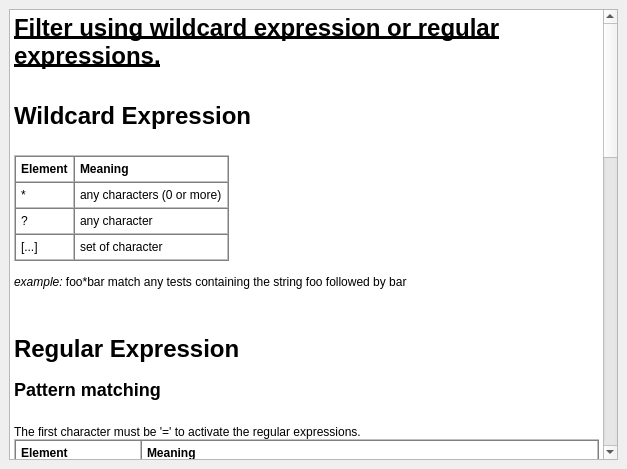
<ui version="4.0" >
 <class>WExpressionHelpUI</class>
 <widget class="QDialog" name="WExpressionHelpUI" >
  <property name="geometry" >
   <rect>
    <x>0</x>
    <y>0</y>
    <width>627</width>
    <height>469</height>
   </rect>
  </property>
  <property name="windowTitle" >
   <string>Filter Expression Help</string>
  </property>
  <layout class="QGridLayout" >
   <property name="leftMargin" >
    <number>9</number>
   </property>
   <property name="topMargin" >
    <number>9</number>
   </property>
   <property name="rightMargin" >
    <number>9</number>
   </property>
   <property name="bottomMargin" >
    <number>9</number>
   </property>
   <property name="horizontalSpacing" >
    <number>6</number>
   </property>
   <property name="verticalSpacing" >
    <number>6</number>
   </property>
   <item row="0" column="0" >
    <widget class="QTextEdit" name="textEdit" >
     <property name="html" >
      <string>&lt;html>&lt;head>&lt;meta name="qrichtext" content="1" />&lt;style type="text/css">
p, li { white-space: pre-wrap; }
&lt;/style>&lt;/head>&lt;body style=" font-family:'Helvetica'; font-size:14pt; font-weight:400; font-style:normal;">
&lt;p style=" margin-top:0px; margin-bottom:0px; margin-left:0px; margin-right:0px; -qt-block-indent:0; text-indent:0px; font-family:'Sans Serif'; font-size:9pt;">&lt;span style=" font-size:18pt; font-weight:600; text-decoration: underline;">Filter using wildcard expression or regular expressions.&lt;/span>&lt;span style=" font-size:13pt; font-weight:600;">&lt;br />&lt;/span>&lt;/p>
&lt;h1>Wildcard Expression&lt;/h1>
&lt;p style=" margin-top:0px; margin-bottom:0px; margin-left:0px; margin-right:0px; -qt-block-indent:0; text-indent:0px; font-family:'MS Shell Dlg 2'; font-size:8pt;">      &lt;/p>
&lt;table border="1" style=" margin-top:0px; margin-bottom:0px; margin-left:0px; margin-right:0px;" cellspacing="0" cellpadding="5">&lt;thead>
&lt;tr>
&lt;td>
&lt;p style=" margin-top:0px; margin-bottom:0px; margin-left:0px; margin-right:0px; -qt-block-indent:0; text-indent:0px; font-family:'Sans Serif'; font-size:9pt; font-weight:600;">Element&lt;/p>&lt;/td>
&lt;td>
&lt;p style=" margin-top:0px; margin-bottom:0px; margin-left:0px; margin-right:0px; -qt-block-indent:0; text-indent:0px; font-family:'Sans Serif'; font-size:9pt; font-weight:600;">Meaning&lt;/p>&lt;/td>&lt;/tr>&lt;/thead>
&lt;tr>
&lt;td>
&lt;p style=" margin-top:0px; margin-bottom:0px; margin-left:0px; margin-right:0px; -qt-block-indent:0; text-indent:0px; font-family:'Sans Serif'; font-size:9pt;">*&lt;/p>&lt;/td>
&lt;td>
&lt;p style=" margin-top:0px; margin-bottom:0px; margin-left:0px; margin-right:0px; -qt-block-indent:0; text-indent:0px; font-family:'Sans Serif'; font-size:9pt;">any characters (0 or more)&lt;/p>&lt;/td>&lt;/tr>
&lt;tr>
&lt;td>
&lt;p style=" margin-top:0px; margin-bottom:0px; margin-left:0px; margin-right:0px; -qt-block-indent:0; text-indent:0px; font-family:'Sans Serif'; font-size:9pt;">?&lt;/p>&lt;/td>
&lt;td>
&lt;p style=" margin-top:0px; margin-bottom:0px; margin-left:0px; margin-right:0px; -qt-block-indent:0; text-indent:0px; font-family:'Sans Serif'; font-size:9pt;">any character&lt;/p>&lt;/td>&lt;/tr>
&lt;tr>
&lt;td>
&lt;p style=" margin-top:0px; margin-bottom:0px; margin-left:0px; margin-right:0px; -qt-block-indent:0; text-indent:0px; font-family:'Sans Serif'; font-size:9pt;">[...]&lt;/p>&lt;/td>
&lt;td>
&lt;p style=" margin-top:0px; margin-bottom:0px; margin-left:0px; margin-right:0px; -qt-block-indent:0; text-indent:0px; font-family:'Sans Serif'; font-size:9pt;">set of character&lt;/p>&lt;/td>&lt;/tr>&lt;/table>
&lt;p style=" margin-top:0px; margin-bottom:0px; margin-left:0px; margin-right:0px; -qt-block-indent:0; text-indent:0px; font-family:'Sans Serif'; font-size:9pt;">&lt;br />&lt;span style=" font-style:italic;">example:&lt;/span> &lt;span style=" font-family:'Courier New,courier';">foo*bar&lt;/span> match any tests containing the string &lt;span style=" font-family:'Courier New,courier';">foo&lt;/span> followed by &lt;span style=" font-family:'Courier New,courier';">bar&lt;/span> &lt;/p>
&lt;p style=" margin-top:0px; margin-bottom:0px; margin-left:0px; margin-right:0px; -qt-block-indent:0; text-indent:0px; font-family:'Sans Serif'; font-size:9pt;">&lt;br />&lt;/p>
&lt;h1>Regular Expression&lt;/h1>
&lt;h2>Pattern matching&lt;/h2>
&lt;p style=" margin-top:0px; margin-bottom:0px; margin-left:0px; margin-right:0px; -qt-block-indent:0; text-indent:0px; font-family:'MS Shell Dlg 2'; font-size:8pt;">      &lt;/p>
&lt;p style=" margin-top:0px; margin-bottom:0px; margin-left:0px; margin-right:0px; -qt-block-indent:0; text-indent:0px; font-family:'Sans Serif'; font-size:9pt;">The first character must be '&lt;span style=" font-family:'Courier New,courier';">=&lt;/span>' to activate the regular expressions. &lt;/p>
&lt;table border="1" style=" margin-top:0px; margin-bottom:0px; margin-left:0px; margin-right:0px;" cellspacing="0" cellpadding="5">&lt;thead>
&lt;tr>
&lt;td>
&lt;p style=" margin-top:0px; margin-bottom:0px; margin-left:0px; margin-right:0px; -qt-block-indent:0; text-indent:0px; font-family:'Sans Serif'; font-size:9pt; font-weight:600;">Element&lt;/p>&lt;/td>
&lt;td>
&lt;p style=" margin-top:0px; margin-bottom:0px; margin-left:0px; margin-right:0px; -qt-block-indent:0; text-indent:0px; font-family:'Sans Serif'; font-size:9pt; font-weight:600;">Meaning&lt;/p>&lt;/td>&lt;/tr>&lt;/thead>
&lt;tr>
&lt;td>
&lt;p style=" margin-top:0px; margin-bottom:0px; margin-left:0px; margin-right:0px; -qt-block-indent:0; text-indent:0px; font-family:'Sans Serif'; font-size:9pt;">&lt;span style=" font-family:'Courier New,courier';">c&lt;/span>&lt;/p>&lt;/td>
&lt;td>
&lt;p style=" margin-top:0px; margin-bottom:0px; margin-left:0px; margin-right:0px; -qt-block-indent:0; text-indent:0px; font-family:'Sans Serif'; font-size:9pt;">Any character represents itself unless it has a special regexp meaning. Thus &lt;span style=" font-family:'Courier New,courier';">c&lt;/span> matches the character &lt;span style=" font-style:italic;">c&lt;/span>.&lt;/p>&lt;/td>&lt;/tr>
&lt;tr>
&lt;td>
&lt;p style=" margin-top:0px; margin-bottom:0px; margin-left:0px; margin-right:0px; -qt-block-indent:0; text-indent:0px; font-family:'Sans Serif'; font-size:9pt;">&lt;span style=" font-family:'Courier New,courier';">\c&lt;/span>&lt;/p>&lt;/td>
&lt;td>
&lt;p style=" margin-top:0px; margin-bottom:0px; margin-left:0px; margin-right:0px; -qt-block-indent:0; text-indent:0px; font-family:'Sans Serif'; font-size:9pt;">A character that follows a backslash matches the character itself except where mentioned below. For example if you wished to match a literal caret at the beginning of a string you would write &lt;span style=" font-family:'Courier New,courier';">^&lt;/span>.&lt;/p>&lt;/td>&lt;/tr>
&lt;tr>
&lt;td>
&lt;p style=" margin-top:0px; margin-bottom:0px; margin-left:0px; margin-right:0px; -qt-block-indent:0; text-indent:0px; font-family:'Sans Serif'; font-size:9pt;">&lt;span style=" font-family:'Courier New,courier';">\a&lt;/span>&lt;/p>&lt;/td>
&lt;td>
&lt;p style=" margin-top:0px; margin-bottom:0px; margin-left:0px; margin-right:0px; -qt-block-indent:0; text-indent:0px; font-family:'Sans Serif'; font-size:9pt;">This matches the ASCII bell character (BEL, 0x07).&lt;/p>&lt;/td>&lt;/tr>
&lt;tr>
&lt;td>
&lt;p style=" margin-top:0px; margin-bottom:0px; margin-left:0px; margin-right:0px; -qt-block-indent:0; text-indent:0px; font-family:'Sans Serif'; font-size:9pt;">&lt;span style=" font-family:'Courier New,courier';">\f&lt;/span>&lt;/p>&lt;/td>
&lt;td>
&lt;p style=" margin-top:0px; margin-bottom:0px; margin-left:0px; margin-right:0px; -qt-block-indent:0; text-indent:0px; font-family:'Sans Serif'; font-size:9pt;">This matches the ASCII form feed character (FF, 0x0C).&lt;/p>&lt;/td>&lt;/tr>
&lt;tr>
&lt;td>
&lt;p style=" margin-top:0px; margin-bottom:0px; margin-left:0px; margin-right:0px; -qt-block-indent:0; text-indent:0px; font-family:'Sans Serif'; font-size:9pt;">&lt;span style=" font-family:'Courier New,courier';">\n&lt;/span>&lt;/p>&lt;/td>
&lt;td>
&lt;p style=" margin-top:0px; margin-bottom:0px; margin-left:0px; margin-right:0px; -qt-block-indent:0; text-indent:0px; font-family:'Sans Serif'; font-size:9pt;">This matches the ASCII line feed character (LF, 0x0A, Unix newline).&lt;/p>&lt;/td>&lt;/tr>
&lt;tr>
&lt;td>
&lt;p style=" margin-top:0px; margin-bottom:0px; margin-left:0px; margin-right:0px; -qt-block-indent:0; text-indent:0px; font-family:'Sans Serif'; font-size:9pt;">&lt;span style=" font-family:'Courier New,courier';">\r&lt;/span>&lt;/p>&lt;/td>
&lt;td>
&lt;p style=" margin-top:0px; margin-bottom:0px; margin-left:0px; margin-right:0px; -qt-block-indent:0; text-indent:0px; font-family:'Sans Serif'; font-size:9pt;">This matches the ASCII carriage return character (CR, 0x0D).&lt;/p>&lt;/td>&lt;/tr>
&lt;tr>
&lt;td>
&lt;p style=" margin-top:0px; margin-bottom:0px; margin-left:0px; margin-right:0px; -qt-block-indent:0; text-indent:0px; font-family:'Sans Serif'; font-size:9pt;">&lt;span style=" font-family:'Courier New,courier';">\t&lt;/span>&lt;/p>&lt;/td>
&lt;td>
&lt;p style=" margin-top:0px; margin-bottom:0px; margin-left:0px; margin-right:0px; -qt-block-indent:0; text-indent:0px; font-family:'Sans Serif'; font-size:9pt;">This matches the ASCII horizontal tab character (HT, 0x09).&lt;/p>&lt;/td>&lt;/tr>
&lt;tr>
&lt;td>
&lt;p style=" margin-top:0px; margin-bottom:0px; margin-left:0px; margin-right:0px; -qt-block-indent:0; text-indent:0px; font-family:'Sans Serif'; font-size:9pt;">&lt;span style=" font-family:'Courier New,courier';">\v&lt;/span>&lt;/p>&lt;/td>
&lt;td>
&lt;p style=" margin-top:0px; margin-bottom:0px; margin-left:0px; margin-right:0px; -qt-block-indent:0; text-indent:0px; font-family:'Sans Serif'; font-size:9pt;">This matches the ASCII vertical tab character (VT, 0x0B).&lt;/p>&lt;/td>&lt;/tr>
&lt;tr>
&lt;td>
&lt;p style=" margin-top:0px; margin-bottom:0px; margin-left:0px; margin-right:0px; -qt-block-indent:0; text-indent:0px; font-family:'Sans Serif'; font-size:9pt;">&lt;span style=" font-family:'Courier New,courier';">\x&lt;/span>&lt;span style=" font-family:'Courier New,courier'; font-style:italic;">hhhh&lt;/span>&lt;/p>&lt;/td>
&lt;td>
&lt;p style=" margin-top:0px; margin-bottom:0px; margin-left:0px; margin-right:0px; -qt-block-indent:0; text-indent:0px; font-family:'Sans Serif'; font-size:9pt;">This matches the Unicode character corresponding to the hexadecimal number &lt;span style=" font-style:italic;">hhhh&lt;/span> (between 0x0000 and 0xFFFF).&lt;/p>&lt;/td>&lt;/tr>
&lt;tr>
&lt;td>
&lt;p style=" margin-top:0px; margin-bottom:0px; margin-left:0px; margin-right:0px; -qt-block-indent:0; text-indent:0px; font-family:'Sans Serif'; font-size:9pt;">&lt;span style=" font-family:'Courier New,courier';">\0&lt;/span>&lt;span style=" font-family:'Courier New,courier'; font-style:italic;">ooo&lt;/span> (i.e., \zero &lt;span style=" font-style:italic;">ooo&lt;/span>)&lt;/p>&lt;/td>
&lt;td>
&lt;p style=" margin-top:0px; margin-bottom:0px; margin-left:0px; margin-right:0px; -qt-block-indent:0; text-indent:0px; font-family:'Sans Serif'; font-size:9pt;">matches the ASCII/Latin1 character corresponding to the octal number &lt;span style=" font-style:italic;">ooo&lt;/span> (between 0 and 0377).&lt;/p>&lt;/td>&lt;/tr>
&lt;tr>
&lt;td>
&lt;p style=" margin-top:0px; margin-bottom:0px; margin-left:0px; margin-right:0px; -qt-block-indent:0; text-indent:0px; font-family:'Sans Serif'; font-size:9pt;">&lt;span style=" font-family:'Courier New,courier';">. (dot)&lt;/span>&lt;/p>&lt;/td>
&lt;td>
&lt;p style=" margin-top:0px; margin-bottom:0px; margin-left:0px; margin-right:0px; -qt-block-indent:0; text-indent:0px; font-family:'Sans Serif'; font-size:9pt;">This matches any character (including newline).&lt;/p>&lt;/td>&lt;/tr>
&lt;tr>
&lt;td>
&lt;p style=" margin-top:0px; margin-bottom:0px; margin-left:0px; margin-right:0px; -qt-block-indent:0; text-indent:0px; font-family:'Sans Serif'; font-size:9pt;">&lt;span style=" font-family:'Courier New,courier';">\d&lt;/span>&lt;/p>&lt;/td>
&lt;td>
&lt;p style=" margin-top:0px; margin-bottom:0px; margin-left:0px; margin-right:0px; -qt-block-indent:0; text-indent:0px; font-family:'Sans Serif'; font-size:9pt;">This matches a digit.&lt;/p>&lt;/td>&lt;/tr>
&lt;tr>
&lt;td>
&lt;p style=" margin-top:0px; margin-bottom:0px; margin-left:0px; margin-right:0px; -qt-block-indent:0; text-indent:0px; font-family:'Sans Serif'; font-size:9pt;">&lt;span style=" font-family:'Courier New,courier';">\D&lt;/span>&lt;/p>&lt;/td>
&lt;td>
&lt;p style=" margin-top:0px; margin-bottom:0px; margin-left:0px; margin-right:0px; -qt-block-indent:0; text-indent:0px; font-family:'Sans Serif'; font-size:9pt;">This matches a non-digit.&lt;/p>&lt;/td>&lt;/tr>
&lt;tr>
&lt;td>
&lt;p style=" margin-top:0px; margin-bottom:0px; margin-left:0px; margin-right:0px; -qt-block-indent:0; text-indent:0px; font-family:'Sans Serif'; font-size:9pt;">&lt;span style=" font-family:'Courier New,courier';">\s&lt;/span>&lt;/p>&lt;/td>
&lt;td>
&lt;p style=" margin-top:0px; margin-bottom:0px; margin-left:0px; margin-right:0px; -qt-block-indent:0; text-indent:0px; font-family:'Sans Serif'; font-size:9pt;">This matches a whitespace.&lt;/p>&lt;/td>&lt;/tr>
&lt;tr>
&lt;td>
&lt;p style=" margin-top:0px; margin-bottom:0px; margin-left:0px; margin-right:0px; -qt-block-indent:0; text-indent:0px; font-family:'Sans Serif'; font-size:9pt;">&lt;span style=" font-family:'Courier New,courier';">\S&lt;/span>&lt;/p>&lt;/td>
&lt;td>
&lt;p style=" margin-top:0px; margin-bottom:0px; margin-left:0px; margin-right:0px; -qt-block-indent:0; text-indent:0px; font-family:'Sans Serif'; font-size:9pt;">This matches a non-whitespace.&lt;/p>&lt;/td>&lt;/tr>
&lt;tr>
&lt;td>
&lt;p style=" margin-top:0px; margin-bottom:0px; margin-left:0px; margin-right:0px; -qt-block-indent:0; text-indent:0px; font-family:'Sans Serif'; font-size:9pt;">&lt;span style=" font-family:'Courier New,courier';">\w&lt;/span>&lt;/p>&lt;/td>
&lt;td>
&lt;p style=" margin-top:0px; margin-bottom:0px; margin-left:0px; margin-right:0px; -qt-block-indent:0; text-indent:0px; font-family:'Sans Serif'; font-size:9pt;">This matches a word character.&lt;/p>&lt;/td>&lt;/tr>
&lt;tr>
&lt;td>
&lt;p style=" margin-top:0px; margin-bottom:0px; margin-left:0px; margin-right:0px; -qt-block-indent:0; text-indent:0px; font-family:'Sans Serif'; font-size:9pt;">&lt;span style=" font-family:'Courier New,courier';">\W&lt;/span>&lt;/p>&lt;/td>
&lt;td>
&lt;p style=" margin-top:0px; margin-bottom:0px; margin-left:0px; margin-right:0px; -qt-block-indent:0; text-indent:0px; font-family:'Sans Serif'; font-size:9pt;">This matches a non-word character.&lt;/p>&lt;/td>&lt;/tr>
&lt;tr>
&lt;td>
&lt;p style=" margin-top:0px; margin-bottom:0px; margin-left:0px; margin-right:0px; -qt-block-indent:0; text-indent:0px; font-family:'Sans Serif'; font-size:9pt;">&lt;span style=" font-family:'Courier New,courier';">^&lt;/span>&lt;/p>&lt;/td>
&lt;td>
&lt;p style=" margin-top:0px; margin-bottom:0px; margin-left:0px; margin-right:0px; -qt-block-indent:0; text-indent:0px; font-family:'Sans Serif'; font-size:9pt;">The caret negates the character set if it occurs as the first character, i.e. immediately after the opening square bracket. For example, &lt;span style=" font-family:'Courier New,courier';">[abc]&lt;/span> matches 'a' or 'b' or 'c', but &lt;span style=" font-family:'Courier New,courier';">[^abc]&lt;/span> matches anything &lt;span style=" font-style:italic;">except&lt;/span> 'a' or 'b' or 'c'.&lt;/p>&lt;/td>&lt;/tr>
&lt;tr>
&lt;td>
&lt;p style=" margin-top:0px; margin-bottom:0px; margin-left:0px; margin-right:0px; -qt-block-indent:0; text-indent:0px; font-family:'Sans Serif'; font-size:9pt;">&lt;span style=" font-family:'Courier New,courier';">-&lt;/span>&lt;/p>&lt;/td>
&lt;td>
&lt;p style=" margin-top:0px; margin-bottom:0px; margin-left:0px; margin-right:0px; -qt-block-indent:0; text-indent:0px; font-family:'Sans Serif'; font-size:9pt;">The dash is used to indicate a range of characters, for example &lt;span style=" font-family:'Courier New,courier';">[W-Z]&lt;/span> matches 'W' or 'X' or 'Y' or 'Z'.&lt;/p>&lt;/td>&lt;/tr>
&lt;tr>
&lt;td>
&lt;p style=" margin-top:0px; margin-bottom:0px; margin-left:0px; margin-right:0px; -qt-block-indent:0; text-indent:0px; font-family:'Sans Serif'; font-size:9pt;">&lt;span style=" font-family:'Courier New,courier'; font-style:italic;">E&lt;/span>&lt;span style=" font-family:'Courier New,courier';">?&lt;/span>&lt;/p>&lt;/td>
&lt;td>
&lt;p style=" margin-top:0px; margin-bottom:0px; margin-left:0px; margin-right:0px; -qt-block-indent:0; text-indent:0px; font-family:'Sans Serif'; font-size:9pt;">Matches zero or one occurrence of &lt;span style=" font-style:italic;">E&lt;/span>. This quantifier means "the previous expression is optional" since it will match whether or not the expression occurs in the string. It is the same as &lt;span style=" font-family:'Courier New,courier'; font-style:italic;">E&lt;/span>&lt;span style=" font-family:'Courier New,courier';">{0,1}&lt;/span>. For example &lt;span style=" font-family:'Courier New,courier';">dents?&lt;/span> will match 'dent' and 'dents'.&lt;/p>&lt;/td>&lt;/tr>
&lt;tr>
&lt;td>
&lt;p style=" margin-top:0px; margin-bottom:0px; margin-left:0px; margin-right:0px; -qt-block-indent:0; text-indent:0px; font-family:'Sans Serif'; font-size:9pt;">&lt;span style=" font-family:'Courier New,courier'; font-style:italic;">E&lt;/span>&lt;span style=" font-family:'Courier New,courier';">+&lt;/span>&lt;/p>&lt;/td>
&lt;td>
&lt;p style=" margin-top:0px; margin-bottom:0px; margin-left:0px; margin-right:0px; -qt-block-indent:0; text-indent:0px; font-family:'Sans Serif'; font-size:9pt;">Matches one or more occurrences of &lt;span style=" font-style:italic;">E&lt;/span>. This is the same as &lt;span style=" font-family:'Courier New,courier'; font-style:italic;">E&lt;/span>&lt;span style=" font-family:'Courier New,courier';">{1,}&lt;/span>. For example, &lt;span style=" font-family:'Courier New,courier';">0+&lt;/span> will match '0', '00', '000', etc.&lt;/p>&lt;/td>&lt;/tr>
&lt;tr>
&lt;td>
&lt;p style=" margin-top:0px; margin-bottom:0px; margin-left:0px; margin-right:0px; -qt-block-indent:0; text-indent:0px; font-family:'Sans Serif'; font-size:9pt;">&lt;span style=" font-family:'Courier New,courier'; font-style:italic;">E&lt;/span>&lt;span style=" font-family:'Courier New,courier';">*&lt;/span>&lt;/p>&lt;/td>
&lt;td>
&lt;p style=" margin-top:0px; margin-bottom:0px; margin-left:0px; margin-right:0px; -qt-block-indent:0; text-indent:0px; font-family:'Sans Serif'; font-size:9pt;">Matches zero or more occurrences of &lt;span style=" font-style:italic;">E&lt;/span>. This is the same as &lt;span style=" font-family:'Courier New,courier'; font-style:italic;">E&lt;/span>&lt;span style=" font-family:'Courier New,courier';">{0,}&lt;/span>. The &lt;span style=" font-family:'Courier New,courier';">*&lt;/span> quantifier is often used by a mistake. Since it matches &lt;span style=" font-style:italic;">zero&lt;/span> or more occurrences it will match no occurrences at all. For example if we want to match strings that end in whitespace and use the regexp &lt;span style=" font-family:'Courier New,courier';">\s*$&lt;/span> we would get a match on every string. This is because we have said find zero or more whitespace followed by the end of string, so even strings that don't end in whitespace will match. The regexp we want in this case is &lt;span style=" font-family:'Courier New,courier';">\s+$&lt;/span> to match strings that have at least one whitespace at the end.&lt;/p>&lt;/td>&lt;/tr>
&lt;tr>
&lt;td>
&lt;p style=" margin-top:0px; margin-bottom:0px; margin-left:0px; margin-right:0px; -qt-block-indent:0; text-indent:0px; font-family:'Sans Serif'; font-size:9pt;">&lt;span style=" font-family:'Courier New,courier'; font-style:italic;">E&lt;/span>&lt;span style=" font-family:'Courier New,courier';">{n}&lt;/span>&lt;/p>&lt;/td>
&lt;td>
&lt;p style=" margin-top:0px; margin-bottom:0px; margin-left:0px; margin-right:0px; -qt-block-indent:0; text-indent:0px; font-family:'Sans Serif'; font-size:9pt;">Matches exactly &lt;span style=" font-style:italic;">n&lt;/span> occurrences of the expression. This is the same as repeating the expression &lt;span style=" font-style:italic;">n&lt;/span> times. For example, &lt;span style=" font-family:'Courier New,courier';">x{5}&lt;/span> is the same as &lt;span style=" font-family:'Courier New,courier';">xxxxx&lt;/span>. It is also the same as &lt;span style=" font-family:'Courier New,courier'; font-style:italic;">E&lt;/span>&lt;span style=" font-family:'Courier New,courier';">{n,n}&lt;/span>, e.g. &lt;span style=" font-family:'Courier New,courier';">x{5,5}&lt;/span>.&lt;/p>&lt;/td>&lt;/tr>
&lt;tr>
&lt;td>
&lt;p style=" margin-top:0px; margin-bottom:0px; margin-left:0px; margin-right:0px; -qt-block-indent:0; text-indent:0px; font-family:'Sans Serif'; font-size:9pt;">&lt;span style=" font-family:'Courier New,courier'; font-style:italic;">E&lt;/span>&lt;span style=" font-family:'Courier New,courier';">{n,}&lt;/span>&lt;/p>&lt;/td>
&lt;td>
&lt;p style=" margin-top:0px; margin-bottom:0px; margin-left:0px; margin-right:0px; -qt-block-indent:0; text-indent:0px; font-family:'Sans Serif'; font-size:9pt;">Matches at least &lt;span style=" font-style:italic;">n&lt;/span> occurrences of the expression.&lt;/p>&lt;/td>&lt;/tr>
&lt;tr>
&lt;td>
&lt;p style=" margin-top:0px; margin-bottom:0px; margin-left:0px; margin-right:0px; -qt-block-indent:0; text-indent:0px; font-family:'Sans Serif'; font-size:9pt;">&lt;span style=" font-family:'Courier New,courier'; font-style:italic;">E&lt;/span>&lt;span style=" font-family:'Courier New,courier';">{,m}&lt;/span>&lt;/p>&lt;/td>
&lt;td>
&lt;p style=" margin-top:0px; margin-bottom:0px; margin-left:0px; margin-right:0px; -qt-block-indent:0; text-indent:0px; font-family:'Sans Serif'; font-size:9pt;">Matches at most &lt;span style=" font-style:italic;">m&lt;/span> occurrences of the expression. This is the same as &lt;span style=" font-family:'Courier New,courier'; font-style:italic;">E&lt;/span>&lt;span style=" font-family:'Courier New,courier';">{0,m}&lt;/span>.&lt;/p>&lt;/td>&lt;/tr>
&lt;tr>
&lt;td>
&lt;p style=" margin-top:0px; margin-bottom:0px; margin-left:0px; margin-right:0px; -qt-block-indent:0; text-indent:0px; font-family:'Sans Serif'; font-size:9pt;">&lt;span style=" font-family:'Courier New,courier'; font-style:italic;">E&lt;/span>&lt;span style=" font-family:'Courier New,courier';">{n,m}&lt;/span>&lt;/p>&lt;/td>
&lt;td>
&lt;p style=" margin-top:0px; margin-bottom:0px; margin-left:0px; margin-right:0px; -qt-block-indent:0; text-indent:0px; font-family:'Sans Serif'; font-size:9pt;">Matches at least &lt;span style=" font-style:italic;">n&lt;/span> occurrences of the expression and at most &lt;span style=" font-style:italic;">m&lt;/span> occurrences of the expression.&lt;/p>&lt;/td>&lt;/tr>
&lt;tr>
&lt;td>
&lt;p style=" margin-top:0px; margin-bottom:0px; margin-left:0px; margin-right:0px; -qt-block-indent:0; text-indent:0px; font-family:'Sans Serif'; font-size:9pt;">&lt;span style=" font-family:'Courier New,courier';">()&lt;/span>&lt;/p>&lt;/td>
&lt;td>
&lt;p style=" margin-top:0px; margin-bottom:0px; margin-left:0px; margin-right:0px; -qt-block-indent:0; text-indent:0px; font-family:'Sans Serif'; font-size:9pt;">Permits to group expressions into sub-expressions.&lt;/p>&lt;/td>&lt;/tr>
&lt;tr>
&lt;td>
&lt;p style=" margin-top:0px; margin-bottom:0px; margin-left:0px; margin-right:0px; -qt-block-indent:0; text-indent:0px; font-family:'Sans Serif'; font-size:9pt;">&lt;span style=" font-family:'Courier New,courier'; font-style:italic;">|&lt;/span>&lt;/p>&lt;/td>
&lt;td>
&lt;p style=" margin-top:0px; margin-bottom:0px; margin-left:0px; margin-right:0px; -qt-block-indent:0; text-indent:0px; font-family:'Sans Serif'; font-size:9pt;">Alternative. &lt;/p>
&lt;p style=" margin-top:0px; margin-bottom:0px; margin-left:0px; margin-right:0px; -qt-block-indent:0; text-indent:0px; font-family:'Sans Serif'; font-size:9pt;">Example: &lt;span style=" font-family:'Courier New,courier';">aaa|bbb&lt;/span> matches the string &lt;span style=" font-family:'Courier New,courier';">aaa&lt;/span> or &lt;span style=" font-family:'Courier New,courier';">bbb.&lt;/span>&lt;/p>&lt;/td>&lt;/tr>&lt;/table>
&lt;p style=" margin-top:0px; margin-bottom:0px; margin-left:0px; margin-right:0px; -qt-block-indent:0; text-indent:0px; font-family:'Sans Serif'; font-size:9pt;"> &lt;/p>
&lt;h2>String substitution&lt;/h2>
&lt;p style="-qt-paragraph-type:empty; margin-top:0px; margin-bottom:0px; margin-left:0px; margin-right:0px; -qt-block-indent:0; text-indent:0px; font-family:'Sans Serif'; font-size:9pt;">&lt;/p>
&lt;table border="1" style=" margin-top:0px; margin-bottom:0px; margin-left:0px; margin-right:0px;" cellspacing="0" cellpadding="5">&lt;thead>
&lt;tr>
&lt;td>
&lt;p style=" margin-top:0px; margin-bottom:0px; margin-left:0px; margin-right:0px; -qt-block-indent:0; text-indent:0px; font-family:'Sans Serif'; font-size:9pt; font-weight:600;">Element&lt;/p>&lt;/td>
&lt;td>
&lt;p style=" margin-top:0px; margin-bottom:0px; margin-left:0px; margin-right:0px; -qt-block-indent:0; text-indent:0px; font-family:'Sans Serif'; font-size:9pt; font-weight:600;">Meaning&lt;/p>&lt;/td>&lt;/tr>&lt;/thead>
&lt;tr>
&lt;td>
&lt;p style=" margin-top:0px; margin-bottom:0px; margin-left:0px; margin-right:0px; -qt-block-indent:0; text-indent:0px; font-family:'Sans Serif'; font-size:9pt;">&amp;amp;&lt;/p>&lt;/td>
&lt;td>
&lt;p style=" margin-top:0px; margin-bottom:0px; margin-left:0px; margin-right:0px; -qt-block-indent:0; text-indent:0px; font-family:'Sans Serif'; font-size:9pt;">Matched expression&lt;/p>&lt;/td>&lt;/tr>
&lt;tr>
&lt;td>
&lt;p style=" margin-top:0px; margin-bottom:0px; margin-left:0px; margin-right:0px; -qt-block-indent:0; text-indent:0px; font-family:'Sans Serif'; font-size:9pt;">\n&lt;/p>&lt;/td>
&lt;td>
&lt;p style=" margin-top:0px; margin-bottom:0px; margin-left:0px; margin-right:0px; -qt-block-indent:0; text-indent:0px; font-family:'Sans Serif'; font-size:9pt;">sub-expression number n.&lt;/p>
&lt;p style=" margin-top:0px; margin-bottom:0px; margin-left:0px; margin-right:0px; -qt-block-indent:0; text-indent:0px; font-family:'Sans Serif'; font-size:9pt;">Example: the regular expression is "&lt;span style=" font-family:'Courier New,courier';">(.*):([0-9]*)&lt;/span>" matches the string "&lt;span style=" font-family:'Courier New,courier';">joe:18&lt;/span>."&lt;/p>
&lt;p style=" margin-top:0px; margin-bottom:0px; margin-left:0px; margin-right:0px; -qt-block-indent:0; text-indent:0px; font-family:'Sans Serif'; font-size:9pt;">The replacement string "&lt;span style=" font-family:'Courier New,courier';">\1 is \2&lt;/span>" will produce the result: "&lt;span style=" font-family:'Courier New,courier';">joe is 18&lt;/span>"&lt;/p>&lt;/td>&lt;/tr>
&lt;/table>&lt;/body>&lt;/html></string>
     </property>
    </widget>
   </item>
  </layout>
 </widget>
 <resources/>
 <connections/>
</ui>
